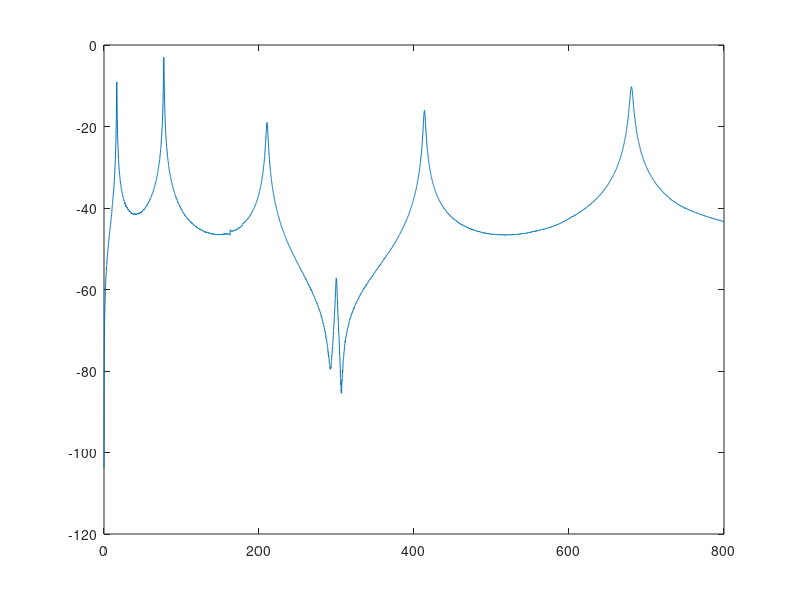
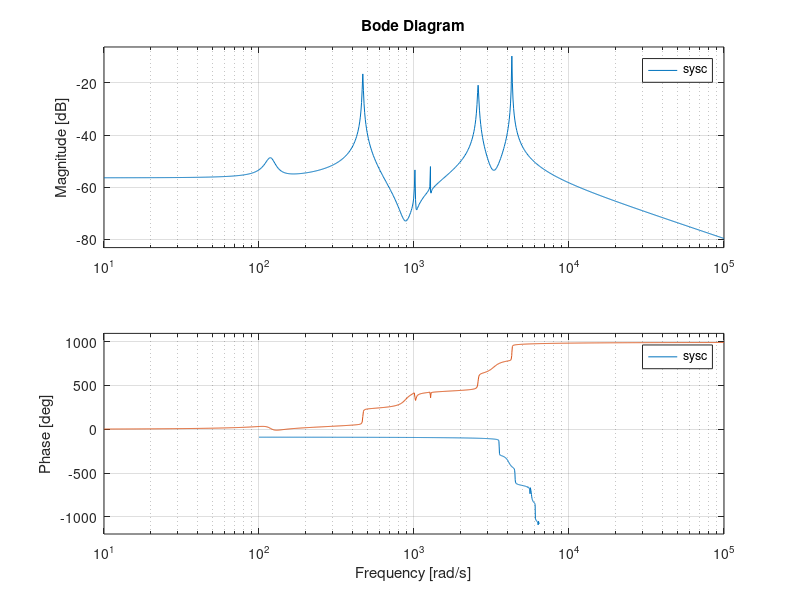

The MATLAB script that drew these images, in order: (Note: this script raises an error after producing the figures.)
%% ===========================================================================================
% MIMO w-operator frequeny-domain SysID based on Algorithm 1 in Yang and Sanada 2000 
% in Elect. Eng. in Japan. The Script is written by ATTA OVEISI at Ruhr-Uni Bochum MAS in 
% Germany. Use of this code without permission is not allowed! Contact: atta.oveisi@rub.de
% ============================================================================================

%%
clc
clear
% close all

%% Fast Fourrier Transformation parameters
% Baseband
fmax = 800;  % frequency span (Hz)
fs = 2.56*fmax; % Nyquist frequency (Hz)

dt = 1/fs;  % sampling time (sec)

m = 1;                 % number of input
l = 1;                 % number of output   

% Define ii & alfa & n
n = 12;
ii = 45;
alfa = 800*2*pi; % 5
beta = 55;
if ii <= n
    error('ii should be greater than n');
end

if beta < n/m
    error('beta must be greater than n/m')
end

%% Input signal generation with window and overlap
load('iddata.mat')
freq_vec = act1_1(:,2);

iddata_act1 = (act1_1(:,3)+1i*act1_1(:,4))';
iddata_act2 = (act2_1(:,3)+1i*act2_1(:,4))';
iddata_shaker = (shaker_1(:,3)+1i*shaker_1(:,4))';

% Up to freq(index) Hz 
index = 6401;
freq_vec = freq_vec(1:index,:);
iddata_act1 = iddata_act1(:,1:index);
iddata_act2 = iddata_act2(:,1:index);
iddata_shaker = iddata_shaker(:,1:index);

[M,~] = size(freq_vec); % M-> number of frequency samples

Gm = zeros(l,m,M);
if ((m == 1)&&(l == 1))
    Gm(1,1,:) = iddata_act1(1,:);
elseif ((m == 1)&&(l == 2))
    Gm(:,1,:) = iddata_act1(:,:);
elseif ((m == 2)&&(l == 1))
    for i = 1:M
        Gm(1,1,i) = iddata_act1(1,i);
        Gm(1,2,i) = iddata_shaker(1,i);
    end
else
    for i = 1:M
    Gm(:,1,i) = iddata_act1(:,i);
    Gm(:,2,i) = iddata_act2(:,i);
    Gm(:,3,i) = iddata_shaker(:,i);
    end
end

%% Step (1)
Gm_f = zeros(size(Gm));
Im = ones(m,1);
Im_f = zeros(m,M);

omega = (freq_vec*2*pi)';

% ww = freq_vec*2*pi;
% T = 5/max(ww);
% select_w = 1;
% omega = 2*atan(T*ww(select_w:end)/2)';

omega_alfa = @(omegai,alfai) (1i*omegai-alfai)/(1i*omegai+alfai); 

for i = 1:m
    for j = 1:l
        for k = 1:M
            Gm_f(j,i,k) = (sqrt(2)*alfa/(1i*omega(1,k)+alfa))*Gm(j,i,k); % Eq. (17)
            if i == 1 && j == 1
                Im_f(:,k) = (sqrt(2)*alfa/(1i*omega(1,k)+alfa))*Im;
            end
        end
    end
end

% Construct G_i,M^f (Eq. (19))
I_iM_f = zeros(ii*m,M);
G_iM_f = zeros(ii*l,M*m);
for i = 1:ii
    for j = 1:M
        G_iM_f((i-1)*l+1:i*l,(j-1)*m+1:j*m) = ((omega_alfa(omega(1,j),alfa))^(i-1))*squeeze(Gm_f(:,:,j));
        I_iM_f((i-1)*m+1:i*m,j) = ((omega_alfa(omega(1,j),alfa))^(i-1))*Im_f(:,j);
    end
end
G_iM_f = [real(G_iM_f) imag(G_iM_f)]; % Eq. (24)
I_iM_f = [real(I_iM_f) imag(I_iM_f)]; % Eq. (24)

% Eq. (43)
P_betaM_f = zeros(m*beta,M);
for i = 1:beta
    for j = 1:M
        P_betaM_f((i-1)*m+1:i*m,j) = ((omega_alfa(omega(1,j),alfa))^(ii+i-1))*squeeze(Im_f(:,j));
    end
end
P_betaM_f = [real(P_betaM_f) imag(P_betaM_f)]; % Eq. (42)

%% Step (2): LQ factorization 
% Refer to Eq. (47)

% !!!!!!!! Wrong: This must be LQ factorization
[Q_dum,R_dum] = qr([I_iM_f;G_iM_f;P_betaM_f]',0); % !!!!!!!! Wrong
test = R_dum'*Q_dum'-[I_iM_f;G_iM_f;P_betaM_f];
R_dum = R_dum';
R_11 = R_dum(1:m*ii,1:m*ii);
R_21 = R_dum(m*ii+1:m*ii+l*ii,1:m*ii);
R_31 = R_dum(m*ii+l*ii+1:end,1:m*ii);
R_22 = R_dum(m*ii+1:m*ii+l*ii,m*ii+1:m*ii+l*ii);
R_32 = R_dum(m*ii+l*ii+1:end,m*ii+1:m*ii+l*ii);
R_33 = R_dum(m*ii+l*ii+1:end,m*ii+l*ii+1:end);

%% Step (3): SVD of R_22
% Eq. (32)
[U_n,S_n,V_n] = svd(R_22*(R_32'));

V_n_t = V_n';

Un = U_n(:,1:n);
Un_p = U_n(:,n+1:end);

Sn = S_n(1:n,1:n);
S2 = S_n(n+1:end,n+1:end);

Vn_t = V_n_t(1:n,:);
Vn_t_p = V_n_t(n+1:end,:);
Vn = Vn_t';
Vn_p = Vn_t_p';

%% Step (4): Construct Un(1) & Un(2) and calculated A_wT & C_wT
% Eqs. (34) and (35)
Un1 = (Un(1:(ii-1)*l,:));
Un2 = (Un(end-(ii-1)*l+1:end,:));

X_plus = @(X) ((X'*X)^(-1))*X'; % Moore-Penrose pseudoinverse of full-column rand matrix X

A_wT = (X_plus(Un1))*Un2;
C_wT = Un(1:l,:);

%% Step (5): Compute B_wT and D_wT
Li = zeros(M*l,m);
for i = 1:M
    % Eq. (37)
    Li((i-1)*l+1:i*l,:) = squeeze(Gm(:,:,i));
end

% For strictly proper system: D_c = 0:
Mi2 = zeros(l*M,n);
for i = 1:M
    % Eq. (41)
    Mi2((i-1)*l+1:i*l,:) = C_wT*(inv((omega_alfa(omega(1,i),alfa))*eye(n)-A_wT)-inv(eye(n)-A_wT));
end

% (a) Construct the matrices inside Eq. (39)
LHS = [real(Li);imag(Li)];
RHS = [real(Mi2);imag(Mi2)];

B_wT = (X_plus(RHS))*LHS;
D_wT = -(C_wT/(eye(n)-A_wT))*B_wT;

%% Step (6): Continuous system
G_hat = ss(A_wT,B_wT,C_wT,D_wT,dt);
% sysc = d2c(G_hat,'tustin');

% Eq. (12)
A_c = (alfa*((eye(n)-A_wT)^(-1))*(eye(n)+A_wT));
B_c = (sqrt(2*alfa)*((eye(n)-A_wT)^(-1))*B_wT);
C_c = (sqrt(2*alfa)*C_wT*((eye(n)-A_wT)^(-1)));
D_c = (D_wT+C_wT*((eye(n)-A_wT)^(-1))*B_wT);
sysc = ss(A_c,B_c,C_c,D_c);

figure(2)
bode(G_hat)
hold on
bode(sysc)

figure;
k = 0;
for i = 1:m
    for j = 1:l
        k = k+1;
        subplot(m,l,k)
        plot(freq_vec,20*log10(abs(squeeze(Gm(j,i,1:M)))));
        hold on
        [magG,phaseG,w] = bode(sysc(j,i),freq_vec*2*pi);
        for l = 1:size(w)
            bb(l,1) = squeeze(magG(:,:,l));
        end
        plot(w/2/pi,20*log10(bb),'r')
        xlim([0 fmax])
    end
end


